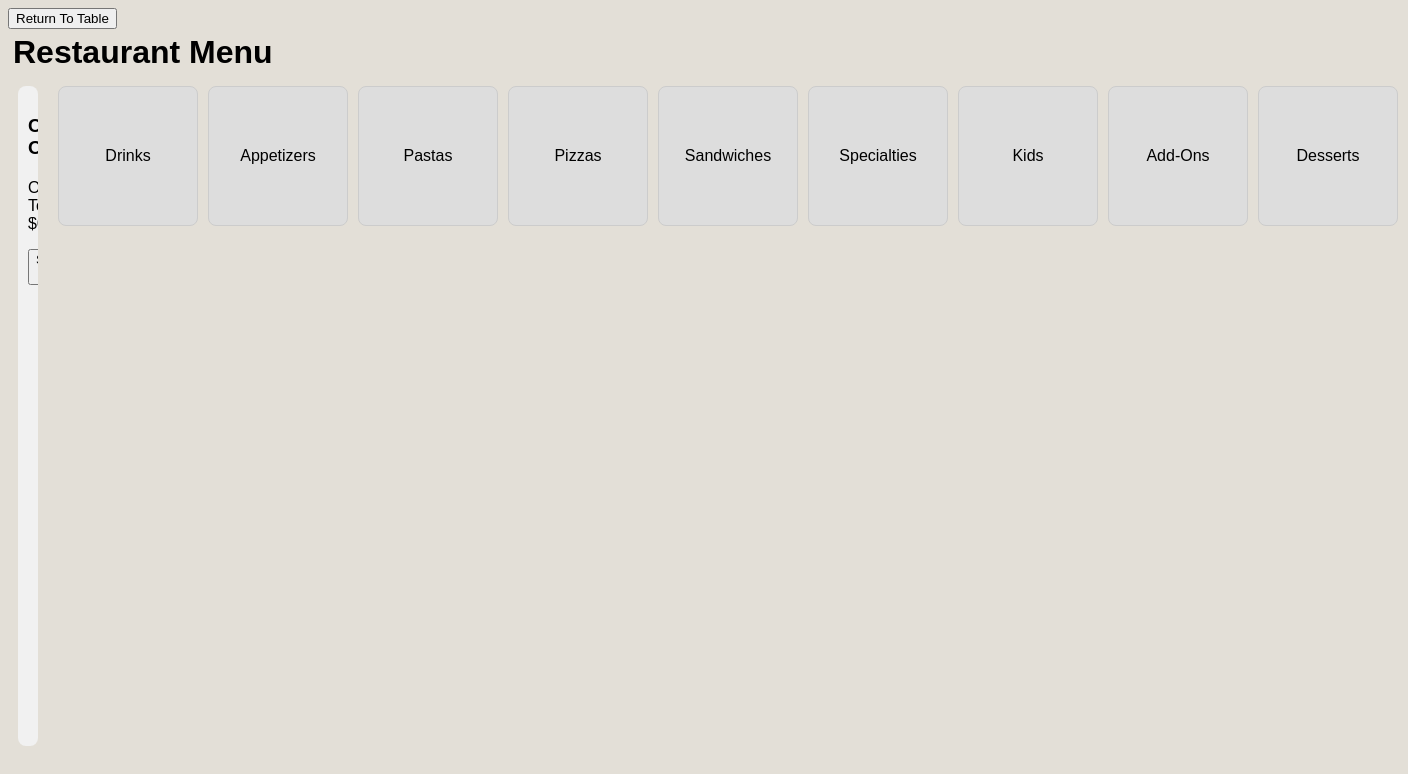
The page /menu?order_id=4 on the database as committed earlier.
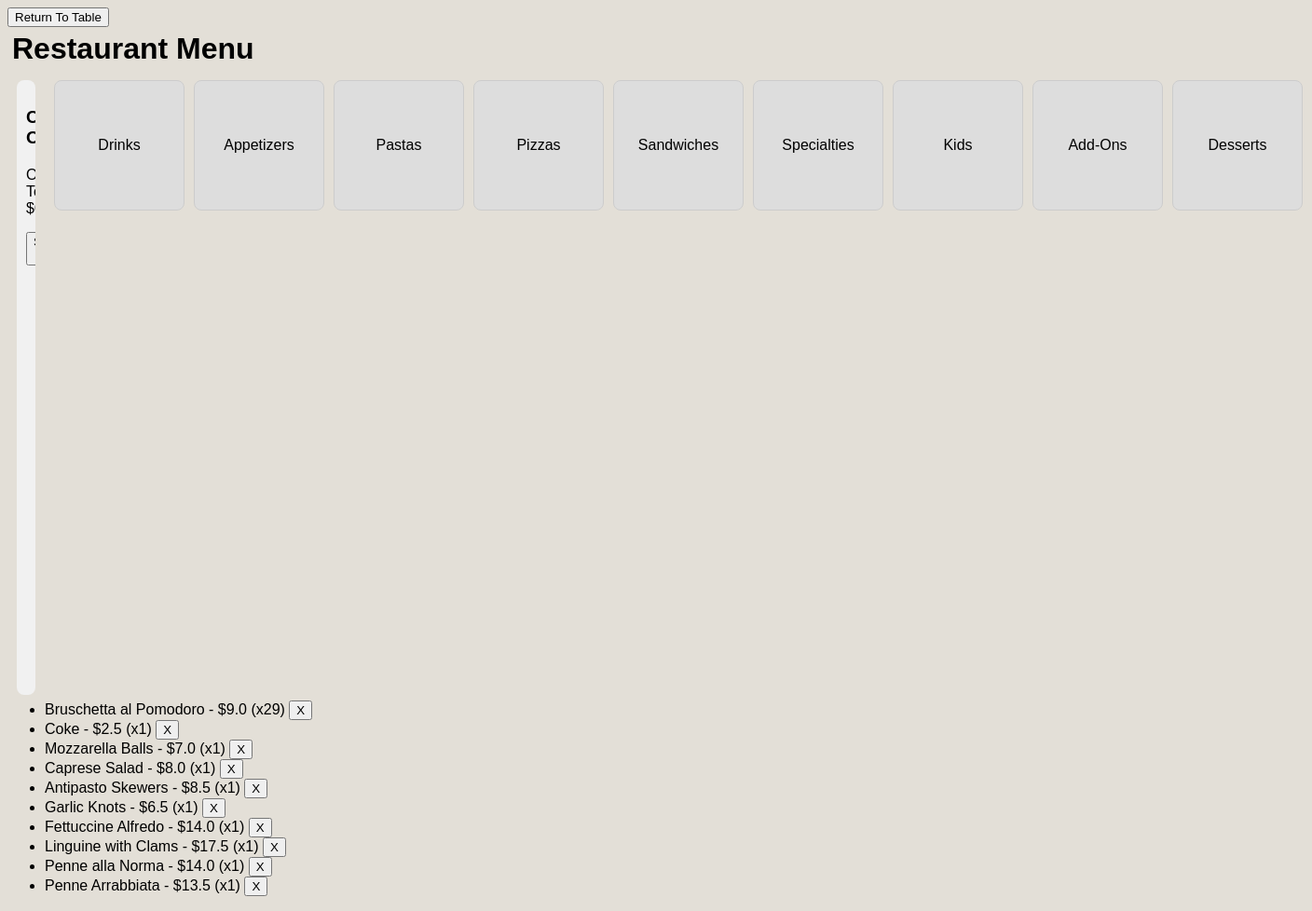
The same page on the database as committed later.
### main.py (models this page shows, shortened)
class MenuCat(db.Model):
    category_id = db.Column(db.Integer, primary_key=True, nullable=False, autoincrement=True)
    name = db.Column(db.String(30), unique=True, nullable=False)

class OrderItem(db.Model):
    order_item_id = db.Column(db.Integer, primary_key=True, autoincrement=True)
    order_id = db.Column(db.Integer,db.ForeignKey("order.order_id"), nullable=False)
    menu_item_id = db.Column(db.Integer,db.ForeignKey("menu_item.menu_item_id"), nullable=False)
    quantity = db.Column(db.Integer, nullable=False)
    special_instructions = db.Column(db.String(100))
    menu_item = db.relationship('MenuItem', backref='order_items')
    menu_item_id = db.Column(db.Integer,db.ForeignKey("menu_item.menu_item_id"), nullable=False)

class MenuItem(db.Model):
    menu_item_id = db.Column(db.Integer, primary_key=True, nullable=False, autoincrement=True)
    category_id = db.Column(db.Integer, db.ForeignKey("menu_cat.category_id"), nullable=False)
    name = db.Column(db.String(50), unique=True, nullable=False)
    price = db.Column(db.Float, nullable=False)

### main.py (the view)
@app.route('/menu', methods=['GET', 'POST'])
def menu():
    if request.method == 'POST':
        try:
            db.session.commit()
            return redirect('/menu')
        except:
            return 'There was an issue opening the menu'
    else:
        categories = MenuCat.query.all()
        table = Table.query.first()
        order_id = request.args.get('order_id')
        order_items = []
        if order_id:
            order_items = (
                db.session.query(
                    OrderItem.menu_item_id,
                    MenuItem.name,
                    OrderItem.quantity,
                    MenuItem.price
                )
                .join(MenuItem, OrderItem.menu_item_id == MenuItem.menu_item_id)
                .filter(OrderItem.order_id == order_id)
                .all()
            )
        order_items_data = [{
            'name': item.name,
            'quantity': item.quantity,
            'price': item.price,
            'item_id': item.menu_item_id
        } for item in order_items]
        return render_template('menu.html',
                               categories=categories,
                               table=table,
                               order_items=order_items_data)

### templates/menu.html (shortened to what this page needs)
{% extends 'base.html' %}
{% block head %}
<link rel="stylesheet" href="{{url_for('static', filename='css/menu_style.css')}}">
{% endblock %}
{% block body %}
<form onsubmit="window.history.back(); return false;">
    <button type="submit">Return To Table</button>
</form>
<h1>Restaurant Menu</h1>
<div class="menu-container">
    <div class="order-queue">
        <h3>Current Order</h3>
        <p>Order Total: $<span id="orderTotal">0.00</span></p>
        <button onclick="submitOrder()">Submit Order</button>
    </div>
    <div class="right-container">
        <div class="category-row">
            {% for category in categories %}
                <button class="category-btn" onclick="loadItems({{category.category_id}})">{{category.name}}</button>
            {% endfor %}
        </div>
    </div>
</div>
<ul id="orderList">
    {% if order_items %}
        {% for item in order_items %}
            <li class="order-item">
                <span>{{ item.name }} - ${{ item.price }} (x{{ item.quantity }})</span>
                <button onclick="removeFromOrder('{{ item.name }}')">X</button>
            </li>
        {% endfor %}
    {% endif %}
</ul>
{% endblock %}

### templates/base.html (shortened to what this page needs)
<!DOCTYPE html>
<html lang="en">
    <head>
        <link rel="stylesheet" href="{{ url_for('static', filename='css/main.css') }}">
        {% block head %}{% endblock %}
    </head>
    <body>
        {% block body %}{% endblock %}
    </body>
</html>

### static/css/main.css (style rules this page uses)
body, html { font-family: sans-serif; background-color: #E3DFD7; color: black; }
h1 { margin: 5px; }

### static/css/menu_style.css (style rules this page uses)
.menu-container { display: flex; height: 80vh; padding: 10px; }
.order-queue { width: 25%; color: black; background: #f1f1f1; padding: 10px; border-radius: 8px; overflow-y: auto; height: 80vh; }
.order-queue h3 { margin-bottom: 20px; }
.right-container { display: flex; flex-direction: column; justify-content: flex-start; flex-grow: 1; padding-left: 20px; gap: 20px; }
.category-row { display: flex; flex-direction: row; gap: 10px; width: 100%; justify-content: flex-start; }
.category-btn { padding: 15px; font-size: 16px; cursor: pointer; width: 140px; height: 140px; text-align: center; display: flex; justify-content: center; align-items: center; word-wrap: break-word; background-color: #ddd; border: 1px solid #ccc; border-radius: 8px; }

Rows that differ between the two databases and show on the page:
added OrderItem: name "Bruschetta al Pomodoro", price "9.0", quantity "29"
added OrderItem: name "Coke", price "2.5", quantity "1"
added OrderItem: name "Mozzarella Balls", price "7.0", quantity "1"
added OrderItem: name "Caprese Salad", price "8.0", quantity "1"
added OrderItem: name "Antipasto Skewers", price "8.5", quantity "1"
added OrderItem: name "Garlic Knots", price "6.5", quantity "1"
added OrderItem: name "Fettuccine Alfredo", price "14.0", quantity "1"
added OrderItem: name "Linguine with Clams", price "17.5", quantity "1"
added OrderItem: name "Penne alla Norma", price "14.0", quantity "1"
added OrderItem: name "Penne Arrabbiata", price "13.5", quantity "1"
